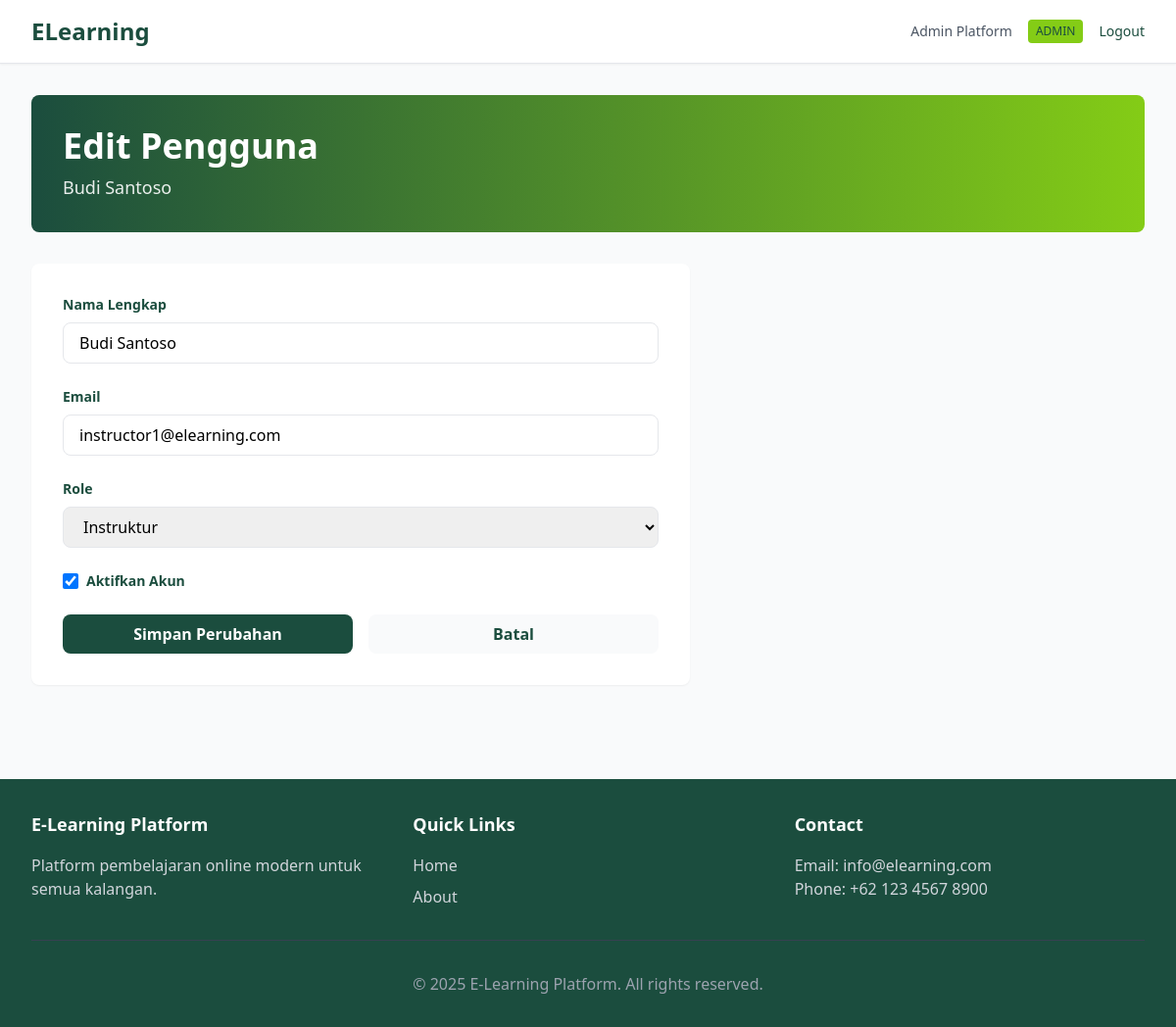
Page /admin/user/2/edit (signed in) on the committed database.
### app/models/user.py (models this page shows, shortened)
class User(UserMixin, db.Model):
    __tablename__ = 'users'
    id = db.Column(db.Integer, primary_key=True)
    username = db.Column(db.String(80), unique=True, nullable=False, index=True)
    email = db.Column(db.String(120), unique=True, nullable=False, index=True)
    password_hash = db.Column(db.String(255), nullable=False)
    full_name = db.Column(db.String(120), nullable=False)
    role = db.Column(db.String(20), default='student', nullable=False)
    bio = db.Column(db.Text)
    avatar_url = db.Column(db.String(255))
    is_active = db.Column(db.Boolean, default=True)
    created_at = db.Column(db.DateTime, server_default=db.func.now())
    updated_at = db.Column(db.DateTime, onupdate=db.func.now())
    enrollments = db.relationship('Enrollment', backref='user', lazy=True, cascade='all, delete-orphan')
    results = db.relationship('Result', backref='user', lazy=True, cascade='all, delete-orphan')
    courses_taught = db.relationship('Course', backref='instructor', lazy=True, foreign_keys='Course.instructor_id')
    def is_admin(self):
        return self.role == 'admin'

### app/routes/admin.py (the view, shortened to what this page needs)
@admin_bp.route('/user/<int:user_id>/edit', methods=['GET', 'POST'])
@login_required
@admin_required
def edit_user(user_id):
    user = User.query.get_or_404(user_id)
    return render_template('admin/edit_user.html', user=user)

### app/models/user.py (called while the page is built)
@login_manager.user_loader
def load_user(user_id):
    return User.query.get(int(user_id))

### app/routes/admin.py (called while the page is built)
def admin_required(f):
    @wraps(f)
    def decorated_function(*args, **kwargs):
        if not current_user.is_authenticated or not current_user.is_admin():
            flash('Akses ditolak. Anda harus login sebagai admin.', 'danger')
            return redirect(url_for('auth.login'))
        return f(*args, **kwargs)
    return decorated_function

### app/templates/admin/edit_user.html (shortened to what this page needs)
{% extends "base.html" %}
{% block content %}
<div class="space-y-8">
    <div class="bg-gradient-to-r from-dark-green to-lime rounded-lg p-8 text-white">
        <h1 class="text-4xl font-bold">Edit Pengguna</h1>
        <p class="text-lg opacity-90 mt-2">{{ user.full_name }}</p>
    </div>
    <div class="bg-white rounded-lg shadow-sm p-8 max-w-2xl">
        <form method="POST" class="space-y-6">
            <div>
                <label class="block text-sm font-semibold text-dark-green mb-2">Nama Lengkap</label>
                <input type="text" name="full_name" value="{{ user.full_name }}" required
                       class="w-full px-4 py-2 border border-border-gray rounded-lg focus:outline-none focus:border-lime focus:ring-2 focus:ring-lime">
            </div>
            <div>
                <label class="block text-sm font-semibold text-dark-green mb-2">Email</label>
                <input type="email" name="email" value="{{ user.email }}" required
                       class="w-full px-4 py-2 border border-border-gray rounded-lg focus:outline-none focus:border-lime focus:ring-2 focus:ring-lime">
            </div>
            <div>
                <label class="block text-sm font-semibold text-dark-green mb-2">Role</label>
                <select name="role" required class="w-full px-4 py-2 border border-border-gray rounded-lg focus:outline-none focus:border-lime focus:ring-2 focus:ring-lime">
                    <option value="instructor" {% if user.role == 'instructor' %}selected{% endif %}>Instruktur</option>
                </select>
            </div>
            <div>
                <label class="flex items-center">
                    <input type="checkbox" name="is_active" {% if user.is_active %}checked{% endif %}
                           class="h-4 w-4 text-lime focus:ring-lime border-border-gray rounded">
                    <span class="ml-2 text-sm text-dark-green font-semibold">Aktifkan Akun</span>
                </label>
            </div>
            <div class="flex gap-4">
                <button type="submit" class="flex-1 bg-dark-green text-white py-2 rounded-lg font-semibold hover:bg-lime hover:text-dark-green transition">
                    Simpan Perubahan
                </button>
                <a href="{{ url_for('admin.manage_users') }}" class="flex-1 bg-light-gray text-dark-green py-2 rounded-lg font-semibold hover:bg-border-gray transition text-center">
                    Batal
                </a>
            </div>
        </form>
    </div>
</div>
{% endblock %}

### app/templates/base.html (shortened to what this page needs)
<!DOCTYPE html>
<html lang="id">
<head>
    <script src="https://cdn.tailwindcss.com"></script>
</head>
<body class="bg-light-gray">
    <nav class="bg-white shadow-sm border-b border-border-gray sticky top-0 z-50">
        <div class="max-w-7xl mx-auto px-4 sm:px-6 lg:px-8">
            <div class="flex justify-between items-center h-16">
                <div class="flex items-center">
                    <a href="/" class="text-2xl font-bold text-dark-green">ELearning</a>
                </div>
                <div class="flex items-center gap-4">
                    {% if current_user.is_authenticated %}
                        <span class="text-sm text-gray-600">{{ current_user.full_name }}</span>
                        <span class="text-xs bg-lime text-dark-green px-2 py-1 rounded">{{ current_user.role.upper() }}</span>
                        <a href="{{ url_for('auth.logout') }}" class="text-sm text-dark-green hover:text-lime transition">Logout</a>
                    {% else %}
                        <a href="{{ url_for('auth.login') }}" class="text-sm text-dark-green hover:text-lime transition">Login</a>
                        <a href="{{ url_for('auth.register') }}" class="text-sm bg-dark-green text-white px-4 py-2 rounded hover:bg-lime hover:text-dark-green transition">Register</a>
                    {% endif %}
                </div>
            </div>
        </div>
    </nav>
    <main class="max-w-7xl mx-auto px-4 sm:px-6 lg:px-8 py-8">
        {% block content %}{% endblock %}
    </main>
    <footer class="bg-dark-green text-white mt-16 py-8">
        <div class="max-w-7xl mx-auto px-4 sm:px-6 lg:px-8">
            <div class="grid grid-cols-1 md:grid-cols-3 gap-8">
                <div>
                    <h3 class="text-lg font-semibold mb-4">E-Learning Platform</h3>
                    <p class="text-gray-300">Platform pembelajaran online modern untuk semua kalangan.</p>
                </div>
                <div>
                    <h4 class="text-lg font-semibold mb-4">Quick Links</h4>
                    <ul class="space-y-2 text-gray-300">
                        <li><a href="/" class="hover:text-lime transition">Home</a></li>
                        <li><a href="/about" class="hover:text-lime transition">About</a></li>
                    </ul>
                </div>
                <div>
                    <h4 class="text-lg font-semibold mb-4">Contact</h4>
                    <p class="text-gray-300">Email: info@elearning.com</p>
                    <p class="text-gray-300">Phone: +62 123 4567 8900</p>
                </div>
            </div>
            <div class="border-t border-gray-700 mt-8 pt-8 text-center text-gray-400">
                <p>&copy; 2025 E-Learning Platform. All rights reserved.</p>
            </div>
        </div>
    </footer>
</body>
</html>

### rows in the picture
User: full_name "Admin Platform", role "ADMIN"
User: full_name "Budi Santoso", email "instructor1@elearning.com", role "Instruktur", is_active "☑"
